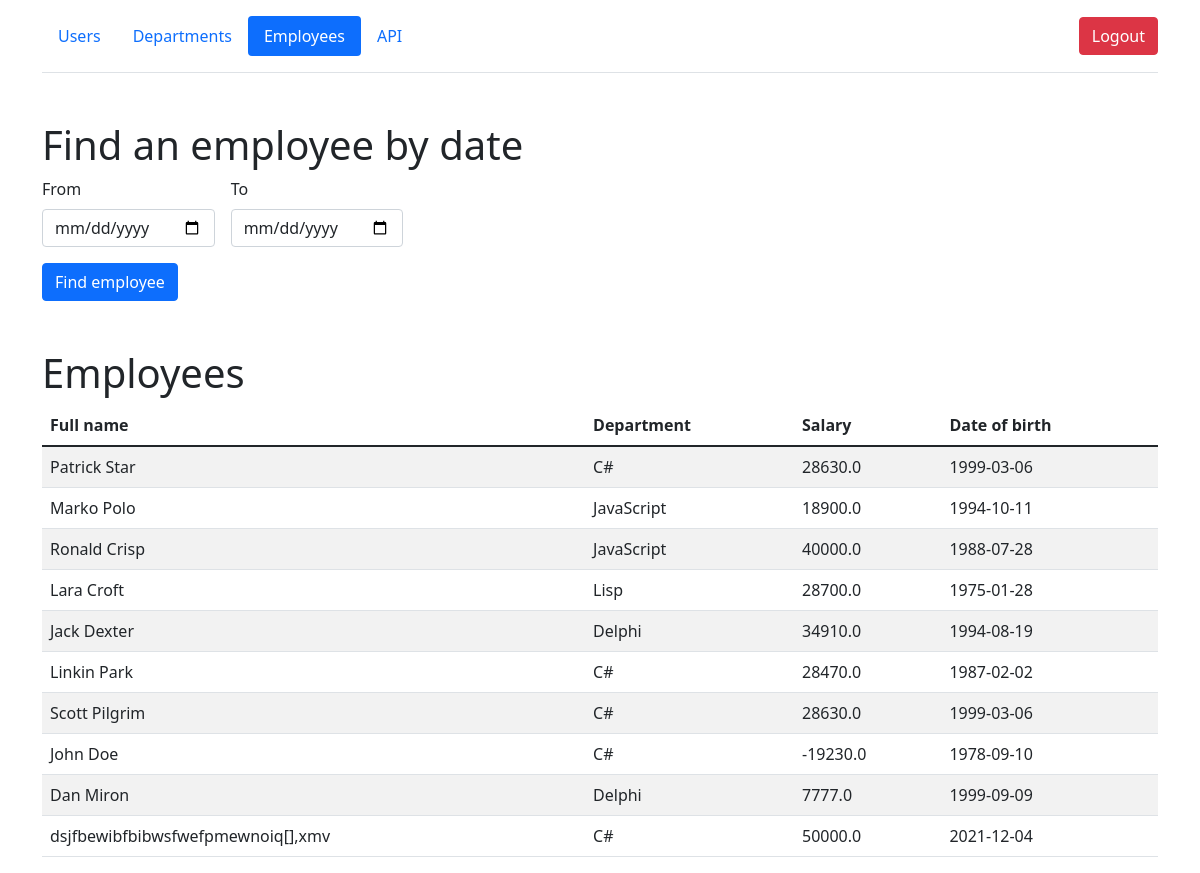
Screenshot of /employees (signed in) with the database file from the repository.
### models/employees.py (models this page shows, shortened)
class Employees(db.Model):
    __table_args__ = {'extend_existing': True}
    id = db.Column(db.Integer, primary_key=True)
    department = db.Column(db.String(50), nullable=False)
    name = db.Column(db.String(50), nullable=False)
    birth_date = db.Column(db.Date, nullable=False)
    salary = db.Column(db.Float, nullable=False)

### views/api.py (the view, shortened to what this page needs)
@api.route('/employees', methods=['POST', 'GET'])
@login_required
def employees_page():
    departments = Departments.query.all()
    employees = Employees.query.all()
    if request.method == 'POST':
        if 'From' in request.form.keys() and 'To' in request.form.keys():
            departments, employees = find_emp(departments, employees)
    return render_template('employees_for_users.html', employees=employees, departments=departments)

### models/users.py (called while the page is built)
@login_manager.user_loader
def load_user(user_id):
    return User.query.get(user_id)

### views/api.py (called while the page is built)
@api.before_request
def make_session_permanent():
    session.permanent = False

@api.after_request
def redirect_to_sign_in(response):
    if response.status_code == 401:
        return redirect(url_for('api.login_page') + '?next=' + request.url)
    return response

### templates/employees_for_users.html (shortened to what this page needs)
{% extends 'base.html' %}
{% block body %}
<div class="container">
        <header class="d-flex flex-wrap align-items-center justify-content-center justify-content-md-between py-3 mb-4 border-bottom">
          <ul class="nav nav-pills">
              <li class="nav-item"><a href="/users" class="nav-link">Users</a></li>
            <li class="nav-item"><a href="/departments" class="nav-link">Departments</a></li>
            <li class="nav-item"><a href="/employees" class="nav-link active">Employees</a></li>
              <li class="nav-item"><a href="/api_list" class="nav-link">API</a></li>
          </ul>
            <div class="col-md-3 text-end">
                <a href="/logout">
                    <button type="button" class="btn btn-danger">Logout</button>
                </a>
              </div>
        </header>
      </div>
<div class="container mt-5">
    <h1>Find an employee by date</h1>
     <form id="find_by_date" method="post" class="row g-3 needs-validation" novalidate>
        <div class="col-md-2">
                    <label for="validationCustom1" class="form-label">From</label>
                    <input name="From" id="validationCustom0" type="date" class="form-control">
        </div>
         <div class="col-md-2">
                    <label for="validationCustom1" class="form-label">To</label>
                    <input name="To" id="validationCustom1" type="date" class="form-control">
        </div>
         <div class="col-12">
                <button class="btn btn-primary" type="submit">Find employee</button>
              </div>
     </form>
</div>
<div class="container mt-5">
    <h1>Employees</h1>
        <table id="data" class="table table-striped">
            <thead>
              <tr>
                <th>Full name</th>
                  <th>Department</th>
                  <th>Salary</th>
                  <th>Date of birth</th>
              </tr>
            </thead>
            <tbody>
              {% for emp in employees %}
                <tr>
                  <td>{{ emp.name }}</td>
                  <td>{{ emp.department }}</td>
                    <td>{{ emp.salary }}</td>
                    <td>{{ emp.birth_date }}</td>
                </tr>
              {% endfor %}
            </tbody>
        </table>
</div>
{% endblock %}

### rows the page displays
Employees: name "Patrick Star", department "C#", salary "28630.0", birth_date "1999-03-06"
Employees: name "Marko Polo", department "JavaScript", salary "18900.0", birth_date "1994-10-11"
Employees: name "Ronald Crisp", department "JavaScript", salary "40000.0", birth_date "1988-07-28"
Employees: name "Lara Croft", department "Lisp", salary "28700.0", birth_date "1975-01-28"
Employees: name "Jack Dexter", department "Delphi", salary "34910.0", birth_date "1994-08-19"
Employees: name "Linkin Park", department "C#", salary "28470.0", birth_date "1987-02-02"
Employees: name "Scott Pilgrim", department "C#", salary "28630.0", birth_date "1999-03-06"
Employees: name "John Doe", department "C#", salary "-19230.0", birth_date "1978-09-10"
Employees: name "Dan Miron", department "Delphi", salary "7777.0", birth_date "1999-09-09"
Employees: name "dsjfbewibfbibwsfwefpmewnoiq[],xmv", department "C#", salary "50000.0", birth_date "2021-12-04"
